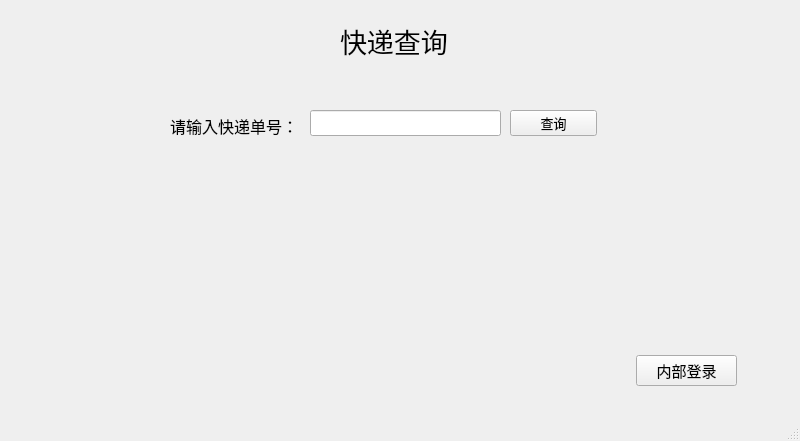
<?xml version="1.0" encoding="UTF-8"?>
<ui version="4.0">
 <class>MainWindow</class>
 <widget class="QMainWindow" name="MainWindow">
  <property name="geometry">
   <rect>
    <x>0</x>
    <y>0</y>
    <width>800</width>
    <height>441</height>
   </rect>
  </property>
  <property name="windowTitle">
   <string>MainWindow</string>
  </property>
  <widget class="QWidget" name="centralwidget">
   <widget class="QLabel" name="label">
    <property name="geometry">
     <rect>
      <x>340</x>
      <y>10</y>
      <width>131</width>
      <height>61</height>
     </rect>
    </property>
    <property name="font">
     <font>
      <pointsize>20</pointsize>
     </font>
    </property>
    <property name="text">
     <string>快递查询</string>
    </property>
   </widget>
   <widget class="QLineEdit" name="lineEdit">
    <property name="geometry">
     <rect>
      <x>310</x>
      <y>110</y>
      <width>191</width>
      <height>26</height>
     </rect>
    </property>
    <property name="font">
     <font>
      <pointsize>11</pointsize>
     </font>
    </property>
    <property name="styleSheet">
     <string notr="true">color: rgb(85, 170, 255);</string>
    </property>
    <property name="text">
     <string/>
    </property>
   </widget>
   <widget class="QLabel" name="label_2">
    <property name="geometry">
     <rect>
      <x>170</x>
      <y>110</y>
      <width>131</width>
      <height>31</height>
     </rect>
    </property>
    <property name="font">
     <font>
      <pointsize>12</pointsize>
     </font>
    </property>
    <property name="text">
     <string>请输入快递单号：</string>
    </property>
   </widget>
   <widget class="QPushButton" name="pushButton">
    <property name="geometry">
     <rect>
      <x>636</x>
      <y>355</y>
      <width>101</width>
      <height>31</height>
     </rect>
    </property>
    <property name="font">
     <font>
      <pointsize>11</pointsize>
     </font>
    </property>
    <property name="text">
     <string>内部登录</string>
    </property>
   </widget>
   <widget class="QPushButton" name="pushButton_2">
    <property name="geometry">
     <rect>
      <x>510</x>
      <y>110</y>
      <width>87</width>
      <height>26</height>
     </rect>
    </property>
    <property name="font">
     <font>
      <pointsize>10</pointsize>
     </font>
    </property>
    <property name="text">
     <string>查询</string>
    </property>
   </widget>
  </widget>
  <widget class="QMenuBar" name="menubar">
   <property name="geometry">
    <rect>
     <x>0</x>
     <y>0</y>
     <width>800</width>
     <height>23</height>
    </rect>
   </property>
  </widget>
  <widget class="QStatusBar" name="statusbar"/>
 </widget>
 <resources/>
 <connections/>
</ui>
